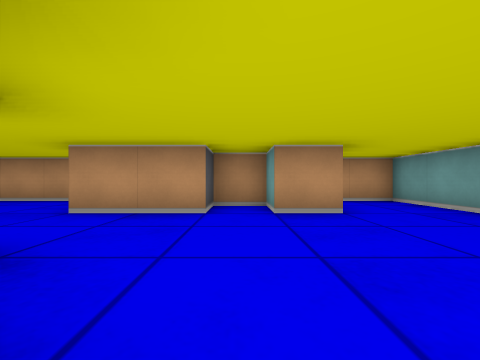
View 1 (above)

16 first-person views from a walk through a cub3D level. The camera is about half as high as the walls, looks level and sees 90° across. The floor is counted in squares. Each view is taken from the middle of a square. On the plan, view 1 faces up. The plan holds only what a view shows up to about 9 squares ahead; the rest is blank.

View 2
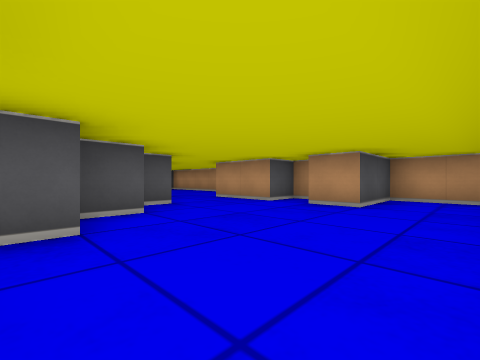

View 3
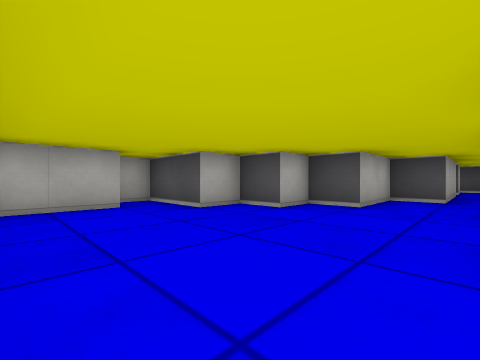

View 4
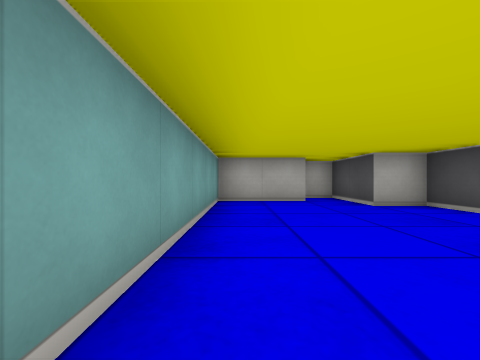

View 5
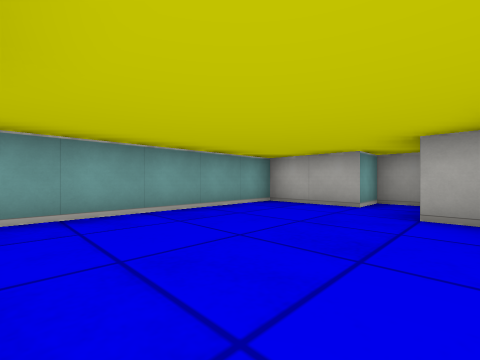

View 6
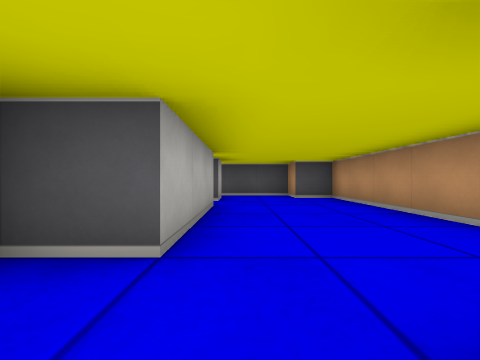

View 7
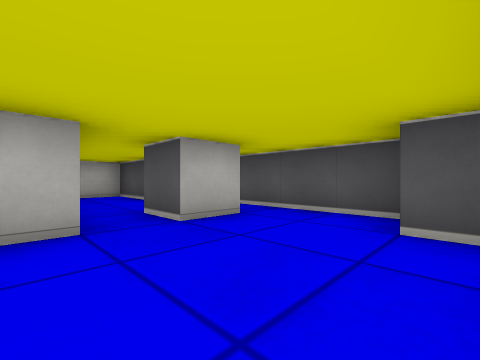

View 8
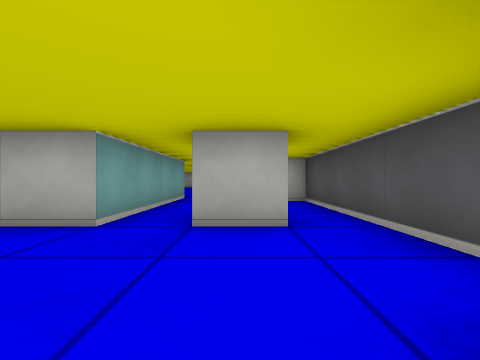

View 9
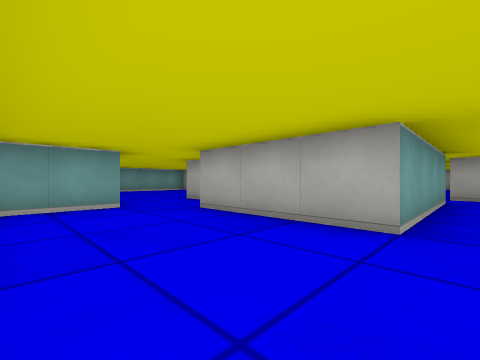

View 10
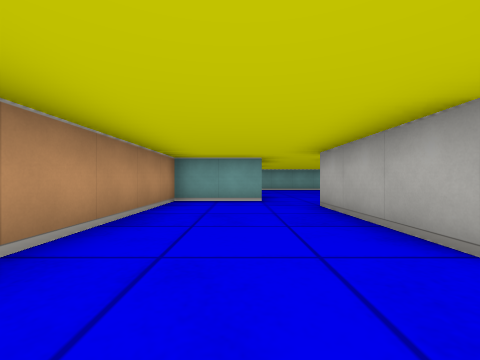

View 11
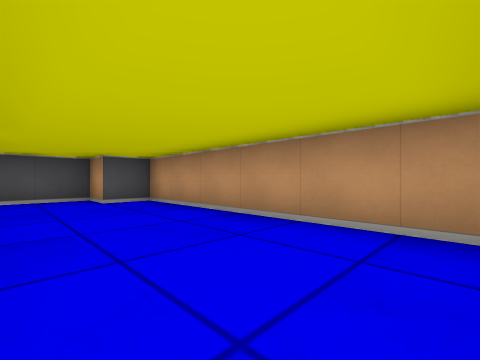

View 12
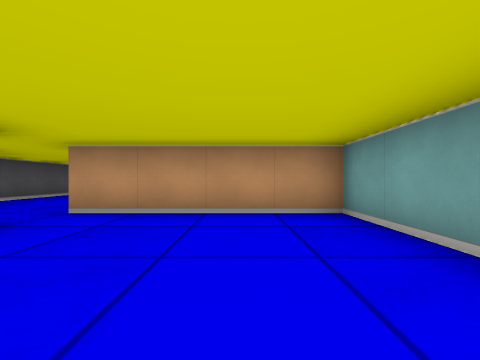

View 13
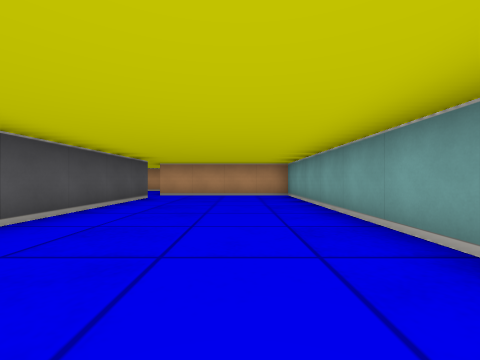

View 14
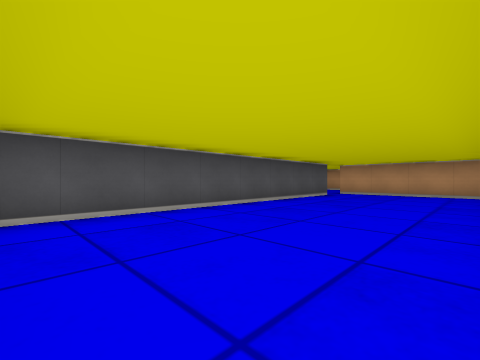

View 15
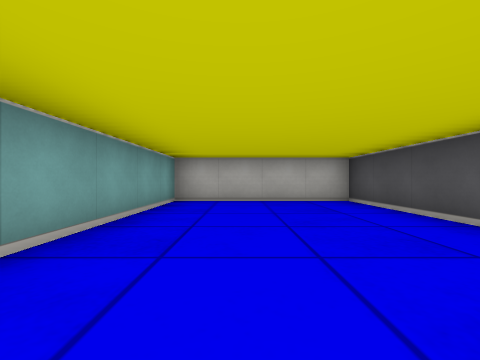

View 16
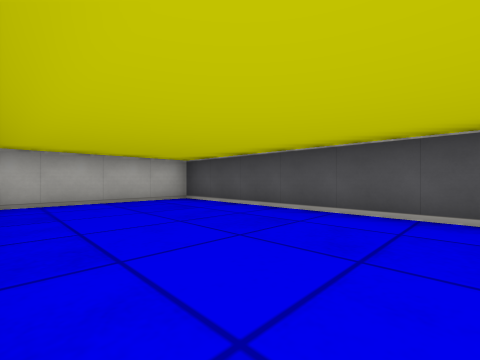

### Floor plan
Ten units are one square. View 1 is at (0, 0); x grows to the right and y downward. Boxes are objects, and circles mark ways between rooms. Rooms are numbered by the first view taken in them; rooms with no view inside come last. Other rooms are left out.
<svg viewBox="-100 -60 140 170">
<path fill="none" stroke="#000" d="M-35 -25 -35 -15 -15 -15 -15 -5 -5 -5 -5 5 5 5 5 25 15 25 15 15 35 15 35 -55 15 -55 15 -35 5 -35 5 -45 -5 -45 -5 -35 -25 -35M-85 -25 -75 -25 -75 -15M-85 9 -85 25 -65 25M-65 15 -65 -25 -35 -25M-25 -35 -25 -55 -85 -55 -85 -45 -95 -45 -95 5 -90 5M-65 25 -65 105 -25 105 -25 15 -65 15"/>
<circle cx="-30" cy="-30" r="3" fill="#2a7"/>
<circle cx="-60" cy="20" r="3" fill="#2a7"/>
<text x="10" y="-20">1</text>
<text x="-70" y="-20">2</text>
<text x="-50" y="60">3</text>
</svg>
Room 1 opens to room 2. Room 2 opens to room 3.

Where each view was taken, in squares from view 1:
view 1: 0 up, 0 right, facing up
view 2: 1 down, 3 right, facing up-left
view 3: 3 up, 3 right, facing down-left
view 4: 4 up, 3 right, facing down
view 5: 3 up, 0 right, facing down-right
view 6: 3 up, 2 left, facing left
view 7: 5 up, 6 left, facing down-left
view 8: 5 up, 8 left, facing down
view 9: 5 up, 7 left, facing down-right
view 10: 4 up, 8 left, facing right
view 11: 3 up, 3 left, facing up-left
view 12: 5 down, 4 left, facing up
view 13: 9 down, 4 left, facing up
view 14: 10 down, 3 left, facing up-left
view 15: 5 down, 4 left, facing down
view 16: 5 down, 3 left, facing down-left
